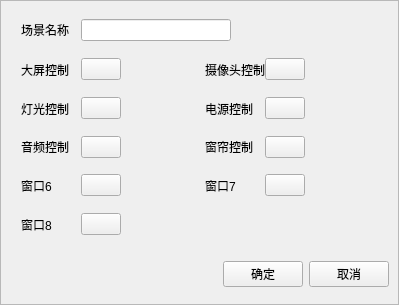
<?xml version="1.0" encoding="UTF-8"?>
<ui version="4.0">
 <class>frmSceneManageWid</class>
 <widget class="QWidget" name="frmSceneManageWid">
  <property name="geometry">
   <rect>
    <x>0</x>
    <y>0</y>
    <width>399</width>
    <height>305</height>
   </rect>
  </property>
  <property name="windowTitle">
   <string>Form</string>
  </property>
  <layout class="QVBoxLayout" name="verticalLayout">
   <property name="spacing">
    <number>0</number>
   </property>
   <property name="leftMargin">
    <number>0</number>
   </property>
   <property name="topMargin">
    <number>0</number>
   </property>
   <property name="rightMargin">
    <number>0</number>
   </property>
   <property name="bottomMargin">
    <number>0</number>
   </property>
   <item>
    <widget class="QFrame" name="frame">
     <property name="frameShape">
      <enum>QFrame::StyledPanel</enum>
     </property>
     <property name="frameShadow">
      <enum>QFrame::Raised</enum>
     </property>
     <layout class="QVBoxLayout" name="verticalLayout_5">
      <property name="spacing">
       <number>0</number>
      </property>
      <property name="leftMargin">
       <number>20</number>
      </property>
      <property name="rightMargin">
       <number>9</number>
      </property>
      <property name="bottomMargin">
       <number>0</number>
      </property>
      <item>
       <widget class="QStackedWidget" name="stackedWidget">
        <widget class="QWidget" name="page">
         <layout class="QVBoxLayout" name="verticalLayout_4">
          <property name="spacing">
           <number>0</number>
          </property>
          <property name="leftMargin">
           <number>0</number>
          </property>
          <property name="topMargin">
           <number>0</number>
          </property>
          <property name="rightMargin">
           <number>0</number>
          </property>
          <property name="bottomMargin">
           <number>0</number>
          </property>
          <item>
           <widget class="QWidget" name="widget" native="true">
            <layout class="QVBoxLayout" name="verticalLayout_3">
             <property name="spacing">
              <number>0</number>
             </property>
             <property name="leftMargin">
              <number>0</number>
             </property>
             <property name="topMargin">
              <number>0</number>
             </property>
             <property name="rightMargin">
              <number>0</number>
             </property>
             <property name="bottomMargin">
              <number>0</number>
             </property>
             <item>
              <widget class="QWidget" name="widget_13" native="true">
               <property name="maximumSize">
                <size>
                 <width>16777215</width>
                 <height>40</height>
                </size>
               </property>
               <layout class="QHBoxLayout" name="horizontalLayout_11">
                <property name="spacing">
                 <number>0</number>
                </property>
                <property name="leftMargin">
                 <number>0</number>
                </property>
                <property name="topMargin">
                 <number>0</number>
                </property>
                <property name="rightMargin">
                 <number>0</number>
                </property>
                <property name="bottomMargin">
                 <number>0</number>
                </property>
                <item>
                 <widget class="QLabel" name="label_7">
                  <property name="minimumSize">
                   <size>
                    <width>60</width>
                    <height>0</height>
                   </size>
                  </property>
                  <property name="text">
                   <string>场景名称</string>
                  </property>
                 </widget>
                </item>
                <item>
                 <widget class="QLineEdit" name="lineEdit_sceneName"/>
                </item>
                <item>
                 <spacer name="horizontalSpacer_8">
                  <property name="orientation">
                   <enum>Qt::Horizontal</enum>
                  </property>
                  <property name="sizeHint" stdset="0">
                   <size>
                    <width>158</width>
                    <height>19</height>
                   </size>
                  </property>
                 </spacer>
                </item>
               </layout>
              </widget>
             </item>
             <item>
              <widget class="QWidget" name="widget_3" native="true">
               <layout class="QVBoxLayout" name="verticalLayout_2">
                <property name="spacing">
                 <number>0</number>
                </property>
                <property name="leftMargin">
                 <number>0</number>
                </property>
                <property name="topMargin">
                 <number>0</number>
                </property>
                <property name="rightMargin">
                 <number>0</number>
                </property>
                <property name="bottomMargin">
                 <number>0</number>
                </property>
                <item>
                 <widget class="QWidget" name="widget_12" native="true">
                  <layout class="QHBoxLayout" name="horizontalLayout_10">
                   <property name="spacing">
                    <number>0</number>
                   </property>
                   <property name="leftMargin">
                    <number>0</number>
                   </property>
                   <property name="topMargin">
                    <number>0</number>
                   </property>
                   <property name="rightMargin">
                    <number>0</number>
                   </property>
                   <property name="bottomMargin">
                    <number>0</number>
                   </property>
                   <item>
                    <widget class="QWidget" name="widget_4" native="true">
                     <layout class="QHBoxLayout" name="horizontalLayout_2">
                      <property name="spacing">
                       <number>0</number>
                      </property>
                      <property name="leftMargin">
                       <number>0</number>
                      </property>
                      <property name="topMargin">
                       <number>0</number>
                      </property>
                      <property name="rightMargin">
                       <number>0</number>
                      </property>
                      <property name="bottomMargin">
                       <number>0</number>
                      </property>
                      <item>
                       <widget class="QLabel" name="label">
                        <property name="minimumSize">
                         <size>
                          <width>60</width>
                          <height>0</height>
                         </size>
                        </property>
                        <property name="text">
                         <string>大屏控制</string>
                        </property>
                       </widget>
                      </item>
                      <item>
                       <widget class="SwitchButton" name="btn_dpCtrl">
                        <property name="focusPolicy">
                         <enum>Qt::TabFocus</enum>
                        </property>
                        <property name="text">
                         <string/>
                        </property>
                       </widget>
                      </item>
                      <item>
                       <spacer name="horizontalSpacer_2">
                        <property name="orientation">
                         <enum>Qt::Horizontal</enum>
                        </property>
                        <property name="sizeHint" stdset="0">
                         <size>
                          <width>1</width>
                          <height>20</height>
                         </size>
                        </property>
                       </spacer>
                      </item>
                     </layout>
                    </widget>
                   </item>
                   <item>
                    <widget class="QWidget" name="widget_6" native="true">
                     <layout class="QHBoxLayout" name="horizontalLayout_4">
                      <property name="spacing">
                       <number>0</number>
                      </property>
                      <property name="leftMargin">
                       <number>0</number>
                      </property>
                      <property name="topMargin">
                       <number>0</number>
                      </property>
                      <property name="rightMargin">
                       <number>0</number>
                      </property>
                      <property name="bottomMargin">
                       <number>0</number>
                      </property>
                      <item>
                       <widget class="QLabel" name="label_3">
                        <property name="minimumSize">
                         <size>
                          <width>60</width>
                          <height>0</height>
                         </size>
                        </property>
                        <property name="text">
                         <string>摄像头控制</string>
                        </property>
                       </widget>
                      </item>
                      <item>
                       <widget class="SwitchButton" name="btn_cameraCtrl">
                        <property name="focusPolicy">
                         <enum>Qt::TabFocus</enum>
                        </property>
                        <property name="text">
                         <string/>
                        </property>
                       </widget>
                      </item>
                      <item>
                       <spacer name="horizontalSpacer_4">
                        <property name="orientation">
                         <enum>Qt::Horizontal</enum>
                        </property>
                        <property name="sizeHint" stdset="0">
                         <size>
                          <width>1</width>
                          <height>20</height>
                         </size>
                        </property>
                       </spacer>
                      </item>
                     </layout>
                    </widget>
                   </item>
                  </layout>
                 </widget>
                </item>
                <item>
                 <widget class="QWidget" name="widget_11" native="true">
                  <layout class="QHBoxLayout" name="horizontalLayout_9">
                   <property name="spacing">
                    <number>0</number>
                   </property>
                   <property name="leftMargin">
                    <number>0</number>
                   </property>
                   <property name="topMargin">
                    <number>0</number>
                   </property>
                   <property name="rightMargin">
                    <number>0</number>
                   </property>
                   <property name="bottomMargin">
                    <number>0</number>
                   </property>
                   <item>
                    <widget class="QWidget" name="widget_8" native="true">
                     <layout class="QHBoxLayout" name="horizontalLayout_6">
                      <property name="spacing">
                       <number>0</number>
                      </property>
                      <property name="leftMargin">
                       <number>0</number>
                      </property>
                      <property name="topMargin">
                       <number>0</number>
                      </property>
                      <property name="rightMargin">
                       <number>0</number>
                      </property>
                      <property name="bottomMargin">
                       <number>0</number>
                      </property>
                      <item>
                       <widget class="QLabel" name="label_5">
                        <property name="minimumSize">
                         <size>
                          <width>60</width>
                          <height>0</height>
                         </size>
                        </property>
                        <property name="text">
                         <string>灯光控制</string>
                        </property>
                       </widget>
                      </item>
                      <item>
                       <widget class="SwitchButton" name="btn_lightCtrl">
                        <property name="focusPolicy">
                         <enum>Qt::TabFocus</enum>
                        </property>
                        <property name="text">
                         <string/>
                        </property>
                       </widget>
                      </item>
                      <item>
                       <spacer name="horizontalSpacer_6">
                        <property name="orientation">
                         <enum>Qt::Horizontal</enum>
                        </property>
                        <property name="sizeHint" stdset="0">
                         <size>
                          <width>1</width>
                          <height>20</height>
                         </size>
                        </property>
                       </spacer>
                      </item>
                     </layout>
                    </widget>
                   </item>
                   <item>
                    <widget class="QWidget" name="widget_7" native="true">
                     <layout class="QHBoxLayout" name="horizontalLayout_5">
                      <property name="spacing">
                       <number>0</number>
                      </property>
                      <property name="leftMargin">
                       <number>0</number>
                      </property>
                      <property name="topMargin">
                       <number>0</number>
                      </property>
                      <property name="rightMargin">
                       <number>0</number>
                      </property>
                      <property name="bottomMargin">
                       <number>0</number>
                      </property>
                      <item>
                       <widget class="QLabel" name="label_4">
                        <property name="minimumSize">
                         <size>
                          <width>60</width>
                          <height>0</height>
                         </size>
                        </property>
                        <property name="text">
                         <string>电源控制</string>
                        </property>
                       </widget>
                      </item>
                      <item>
                       <widget class="SwitchButton" name="btn_powerCtrl">
                        <property name="focusPolicy">
                         <enum>Qt::TabFocus</enum>
                        </property>
                        <property name="text">
                         <string/>
                        </property>
                       </widget>
                      </item>
                      <item>
                       <spacer name="horizontalSpacer_5">
                        <property name="orientation">
                         <enum>Qt::Horizontal</enum>
                        </property>
                        <property name="sizeHint" stdset="0">
                         <size>
                          <width>1</width>
                          <height>20</height>
                         </size>
                        </property>
                       </spacer>
                      </item>
                     </layout>
                    </widget>
                   </item>
                  </layout>
                 </widget>
                </item>
                <item>
                 <widget class="QWidget" name="widget_10" native="true">
                  <layout class="QHBoxLayout" name="horizontalLayout_8">
                   <property name="spacing">
                    <number>0</number>
                   </property>
                   <property name="leftMargin">
                    <number>0</number>
                   </property>
                   <property name="topMargin">
                    <number>0</number>
                   </property>
                   <property name="rightMargin">
                    <number>0</number>
                   </property>
                   <property name="bottomMargin">
                    <number>0</number>
                   </property>
                   <item>
                    <widget class="QWidget" name="widget_5" native="true">
                     <layout class="QHBoxLayout" name="horizontalLayout_3">
                      <property name="spacing">
                       <number>0</number>
                      </property>
                      <property name="leftMargin">
                       <number>0</number>
                      </property>
                      <property name="topMargin">
                       <number>0</number>
                      </property>
                      <property name="rightMargin">
                       <number>0</number>
                      </property>
                      <property name="bottomMargin">
                       <number>0</number>
                      </property>
                      <item>
                       <widget class="QLabel" name="label_2">
                        <property name="minimumSize">
                         <size>
                          <width>60</width>
                          <height>0</height>
                         </size>
                        </property>
                        <property name="text">
                         <string>音频控制</string>
                        </property>
                       </widget>
                      </item>
                      <item>
                       <widget class="SwitchButton" name="btn_voiceCtrl">
                        <property name="focusPolicy">
                         <enum>Qt::TabFocus</enum>
                        </property>
                        <property name="text">
                         <string/>
                        </property>
                       </widget>
                      </item>
                      <item>
                       <spacer name="horizontalSpacer_3">
                        <property name="orientation">
                         <enum>Qt::Horizontal</enum>
                        </property>
                        <property name="sizeHint" stdset="0">
                         <size>
                          <width>1</width>
                          <height>20</height>
                         </size>
                        </property>
                       </spacer>
                      </item>
                     </layout>
                    </widget>
                   </item>
                   <item>
                    <widget class="QWidget" name="widget_9" native="true">
                     <layout class="QHBoxLayout" name="horizontalLayout_7">
                      <property name="spacing">
                       <number>0</number>
                      </property>
                      <property name="leftMargin">
                       <number>0</number>
                      </property>
                      <property name="topMargin">
                       <number>0</number>
                      </property>
                      <property name="rightMargin">
                       <number>0</number>
                      </property>
                      <property name="bottomMargin">
                       <number>0</number>
                      </property>
                      <item>
                       <widget class="QLabel" name="label_6">
                        <property name="minimumSize">
                         <size>
                          <width>60</width>
                          <height>0</height>
                         </size>
                        </property>
                        <property name="text">
                         <string>窗帘控制</string>
                        </property>
                       </widget>
                      </item>
                      <item>
                       <widget class="SwitchButton" name="btn_curtainCtrl">
                        <property name="focusPolicy">
                         <enum>Qt::TabFocus</enum>
                        </property>
                        <property name="text">
                         <string/>
                        </property>
                       </widget>
                      </item>
                      <item>
                       <spacer name="horizontalSpacer_7">
                        <property name="orientation">
                         <enum>Qt::Horizontal</enum>
                        </property>
                        <property name="sizeHint" stdset="0">
                         <size>
                          <width>1</width>
                          <height>20</height>
                         </size>
                        </property>
                       </spacer>
                      </item>
                     </layout>
                    </widget>
                   </item>
                  </layout>
                 </widget>
                </item>
                <item>
                 <widget class="QWidget" name="widget_15" native="true">
                  <layout class="QHBoxLayout" name="horizontalLayout_13">
                   <property name="spacing">
                    <number>0</number>
                   </property>
                   <property name="leftMargin">
                    <number>0</number>
                   </property>
                   <property name="topMargin">
                    <number>0</number>
                   </property>
                   <property name="rightMargin">
                    <number>0</number>
                   </property>
                   <property name="bottomMargin">
                    <number>0</number>
                   </property>
                   <item>
                    <widget class="QWidget" name="widget_16" native="true">
                     <layout class="QHBoxLayout" name="horizontalLayout_14">
                      <property name="spacing">
                       <number>0</number>
                      </property>
                      <property name="leftMargin">
                       <number>0</number>
                      </property>
                      <property name="topMargin">
                       <number>0</number>
                      </property>
                      <property name="rightMargin">
                       <number>0</number>
                      </property>
                      <property name="bottomMargin">
                       <number>0</number>
                      </property>
                      <item>
                       <widget class="QLabel" name="label_8">
                        <property name="minimumSize">
                         <size>
                          <width>60</width>
                          <height>0</height>
                         </size>
                        </property>
                        <property name="text">
                         <string>窗口6</string>
                        </property>
                       </widget>
                      </item>
                      <item>
                       <widget class="SwitchButton" name="btn_6">
                        <property name="focusPolicy">
                         <enum>Qt::TabFocus</enum>
                        </property>
                        <property name="text">
                         <string/>
                        </property>
                       </widget>
                      </item>
                      <item>
                       <spacer name="horizontalSpacer_10">
                        <property name="orientation">
                         <enum>Qt::Horizontal</enum>
                        </property>
                        <property name="sizeHint" stdset="0">
                         <size>
                          <width>1</width>
                          <height>20</height>
                         </size>
                        </property>
                       </spacer>
                      </item>
                     </layout>
                    </widget>
                   </item>
                   <item>
                    <widget class="QWidget" name="widget_17" native="true">
                     <layout class="QHBoxLayout" name="horizontalLayout_15">
                      <property name="spacing">
                       <number>0</number>
                      </property>
                      <property name="leftMargin">
                       <number>0</number>
                      </property>
                      <property name="topMargin">
                       <number>0</number>
                      </property>
                      <property name="rightMargin">
                       <number>0</number>
                      </property>
                      <property name="bottomMargin">
                       <number>0</number>
                      </property>
                      <item>
                       <widget class="QLabel" name="label_9">
                        <property name="minimumSize">
                         <size>
                          <width>60</width>
                          <height>0</height>
                         </size>
                        </property>
                        <property name="text">
                         <string>窗口7</string>
                        </property>
                       </widget>
                      </item>
                      <item>
                       <widget class="SwitchButton" name="btn_7">
                        <property name="focusPolicy">
                         <enum>Qt::TabFocus</enum>
                        </property>
                        <property name="text">
                         <string/>
                        </property>
                       </widget>
                      </item>
                      <item>
                       <spacer name="horizontalSpacer_11">
                        <property name="orientation">
                         <enum>Qt::Horizontal</enum>
                        </property>
                        <property name="sizeHint" stdset="0">
                         <size>
                          <width>1</width>
                          <height>20</height>
                         </size>
                        </property>
                       </spacer>
                      </item>
                     </layout>
                    </widget>
                   </item>
                  </layout>
                 </widget>
                </item>
                <item>
                 <widget class="QWidget" name="widget_18" native="true">
                  <layout class="QHBoxLayout" name="horizontalLayout_16">
                   <property name="spacing">
                    <number>0</number>
                   </property>
                   <property name="leftMargin">
                    <number>0</number>
                   </property>
                   <property name="topMargin">
                    <number>0</number>
                   </property>
                   <property name="rightMargin">
                    <number>0</number>
                   </property>
                   <property name="bottomMargin">
                    <number>0</number>
                   </property>
                   <item>
                    <widget class="QWidget" name="widget_19" native="true">
                     <layout class="QHBoxLayout" name="horizontalLayout_17">
                      <property name="spacing">
                       <number>0</number>
                      </property>
                      <property name="leftMargin">
                       <number>0</number>
                      </property>
                      <property name="topMargin">
                       <number>0</number>
                      </property>
                      <property name="rightMargin">
                       <number>0</number>
                      </property>
                      <property name="bottomMargin">
                       <number>0</number>
                      </property>
                      <item>
                       <widget class="QLabel" name="label_10">
                        <property name="minimumSize">
                         <size>
                          <width>60</width>
                          <height>0</height>
                         </size>
                        </property>
                        <property name="text">
                         <string>窗口8</string>
                        </property>
                       </widget>
                      </item>
                      <item>
                       <widget class="SwitchButton" name="btn_8">
                        <property name="focusPolicy">
                         <enum>Qt::TabFocus</enum>
                        </property>
                        <property name="text">
                         <string/>
                        </property>
                       </widget>
                      </item>
                      <item>
                       <spacer name="horizontalSpacer_12">
                        <property name="orientation">
                         <enum>Qt::Horizontal</enum>
                        </property>
                        <property name="sizeHint" stdset="0">
                         <size>
                          <width>1</width>
                          <height>20</height>
                         </size>
                        </property>
                       </spacer>
                      </item>
                     </layout>
                    </widget>
                   </item>
                  </layout>
                 </widget>
                </item>
               </layout>
              </widget>
             </item>
             <item>
              <widget class="QWidget" name="widget_14" native="true">
               <property name="maximumSize">
                <size>
                 <width>16777215</width>
                 <height>60</height>
                </size>
               </property>
               <layout class="QHBoxLayout" name="horizontalLayout_12">
                <property name="rightMargin">
                 <number>0</number>
                </property>
                <item>
                 <spacer name="horizontalSpacer_9">
                  <property name="orientation">
                   <enum>Qt::Horizontal</enum>
                  </property>
                  <property name="sizeHint" stdset="0">
                   <size>
                    <width>217</width>
                    <height>20</height>
                   </size>
                  </property>
                 </spacer>
                </item>
                <item>
                 <widget class="QPushButton" name="btn_confirmSceneSet">
                  <property name="focusPolicy">
                   <enum>Qt::TabFocus</enum>
                  </property>
                  <property name="text">
                   <string>确定</string>
                  </property>
                 </widget>
                </item>
                <item>
                 <widget class="QPushButton" name="btn_cancel">
                  <property name="focusPolicy">
                   <enum>Qt::TabFocus</enum>
                  </property>
                  <property name="text">
                   <string>取消</string>
                  </property>
                 </widget>
                </item>
               </layout>
              </widget>
             </item>
            </layout>
           </widget>
          </item>
         </layout>
        </widget>
        <widget class="QWidget" name="page_2">
         <layout class="QVBoxLayout" name="verticalLayout_6">
          <property name="spacing">
           <number>0</number>
          </property>
          <property name="leftMargin">
           <number>0</number>
          </property>
          <property name="topMargin">
           <number>0</number>
          </property>
          <property name="rightMargin">
           <number>0</number>
          </property>
          <property name="bottomMargin">
           <number>0</number>
          </property>
          <item>
           <widget class="QWidget" name="widget_20" native="true">
            <layout class="QVBoxLayout" name="verticalLayout_9">
             <property name="spacing">
              <number>2</number>
             </property>
             <property name="leftMargin">
              <number>0</number>
             </property>
             <property name="topMargin">
              <number>0</number>
             </property>
             <property name="rightMargin">
              <number>0</number>
             </property>
             <property name="bottomMargin">
              <number>0</number>
             </property>
             <item>
              <widget class="QWidget" name="widget_21" native="true">
               <layout class="QHBoxLayout" name="horizontalLayout_18">
                <property name="leftMargin">
                 <number>0</number>
                </property>
                <property name="topMargin">
                 <number>0</number>
                </property>
                <property name="rightMargin">
                 <number>0</number>
                </property>
                <property name="bottomMargin">
                 <number>0</number>
                </property>
                <item>
                 <widget class="QLabel" name="label_11">
                  <property name="minimumSize">
                   <size>
                    <width>60</width>
                    <height>0</height>
                   </size>
                  </property>
                  <property name="maximumSize">
                   <size>
                    <width>10000</width>
                    <height>16777215</height>
                   </size>
                  </property>
                  <property name="text">
                   <string>当前场景：</string>
                  </property>
                 </widget>
                </item>
                <item>
                 <widget class="QLabel" name="label_sceneName">
                  <property name="minimumSize">
                   <size>
                    <width>120</width>
                    <height>0</height>
                   </size>
                  </property>
                  <property name="text">
                   <string/>
                  </property>
                 </widget>
                </item>
                <item>
                 <spacer name="horizontalSpacer_13">
                  <property name="orientation">
                   <enum>Qt::Horizontal</enum>
                  </property>
                  <property name="sizeHint" stdset="0">
                   <size>
                    <width>40</width>
                    <height>20</height>
                   </size>
                  </property>
                 </spacer>
                </item>
               </layout>
              </widget>
             </item>
             <item>
              <widget class="QWidget" name="widget_22" native="true">
               <layout class="QVBoxLayout" name="verticalLayout_7">
                <property name="spacing">
                 <number>0</number>
                </property>
                <property name="leftMargin">
                 <number>0</number>
                </property>
                <property name="topMargin">
                 <number>0</number>
                </property>
                <property name="rightMargin">
                 <number>9</number>
                </property>
                <property name="bottomMargin">
                 <number>0</number>
                </property>
                <item>
                 <widget class="QWidget" name="widget_23" native="true">
                  <layout class="QHBoxLayout" name="horizontalLayout_19">
                   <property name="leftMargin">
                    <number>0</number>
                   </property>
                   <property name="topMargin">
                    <number>0</number>
                   </property>
                   <property name="rightMargin">
                    <number>0</number>
                   </property>
                   <property name="bottomMargin">
                    <number>0</number>
                   </property>
                   <item>
                    <widget class="QLabel" name="label_13">
                     <property name="minimumSize">
                      <size>
                       <width>60</width>
                       <height>0</height>
                      </size>
                     </property>
                     <property name="maximumSize">
                      <size>
                       <width>10000</width>
                       <height>16777215</height>
                      </size>
                     </property>
                     <property name="text">
                      <string>已添加客户端：</string>
                     </property>
                    </widget>
                   </item>
                   <item>
                    <spacer name="horizontalSpacer_14">
                     <property name="orientation">
                      <enum>Qt::Horizontal</enum>
                     </property>
                     <property name="sizeHint" stdset="0">
                      <size>
                       <width>40</width>
                       <height>20</height>
                      </size>
                     </property>
                    </spacer>
                   </item>
                  </layout>
                 </widget>
                </item>
                <item>
                 <widget class="QScrollArea" name="scrollArea">
                  <property name="widgetResizable">
                   <bool>true</bool>
                  </property>
                  <widget class="QWidget" name="scrollAreaWidgetContents">
                   <property name="geometry">
                    <rect>
                     <x>0</x>
                     <y>0</y>
                     <width>98</width>
                     <height>28</height>
                    </rect>
                   </property>
                  </widget>
                 </widget>
                </item>
               </layout>
              </widget>
             </item>
             <item>
              <widget class="QWidget" name="widget_24" native="true">
               <layout class="QVBoxLayout" name="verticalLayout_8">
                <property name="spacing">
                 <number>0</number>
                </property>
                <property name="leftMargin">
                 <number>0</number>
                </property>
                <property name="topMargin">
                 <number>0</number>
                </property>
                <property name="rightMargin">
                 <number>9</number>
                </property>
                <property name="bottomMargin">
                 <number>0</number>
                </property>
                <item>
                 <widget class="QWidget" name="widget_25" native="true">
                  <layout class="QHBoxLayout" name="horizontalLayout_20">
                   <property name="leftMargin">
                    <number>0</number>
                   </property>
                   <property name="topMargin">
                    <number>0</number>
                   </property>
                   <property name="rightMargin">
                    <number>0</number>
                   </property>
                   <property name="bottomMargin">
                    <number>0</number>
                   </property>
                   <item>
                    <widget class="QLabel" name="label_14">
                     <property name="minimumSize">
                      <size>
                       <width>60</width>
                       <height>0</height>
                      </size>
                     </property>
                     <property name="maximumSize">
                      <size>
                       <width>10000</width>
                       <height>16777215</height>
                      </size>
                     </property>
                     <property name="text">
                      <string>未添加客户端：</string>
                     </property>
                    </widget>
                   </item>
                   <item>
                    <spacer name="horizontalSpacer_15">
                     <property name="orientation">
                      <enum>Qt::Horizontal</enum>
                     </property>
                     <property name="sizeHint" stdset="0">
                      <size>
                       <width>40</width>
                       <height>20</height>
                      </size>
                     </property>
                    </spacer>
                   </item>
                  </layout>
                 </widget>
                </item>
                <item>
                 <widget class="QScrollArea" name="scrollArea_2">
                  <property name="widgetResizable">
                   <bool>true</bool>
                  </property>
                  <widget class="QWidget" name="scrollAreaWidgetContents_2">
                   <property name="geometry">
                    <rect>
                     <x>0</x>
                     <y>0</y>
                     <width>98</width>
                     <height>28</height>
                    </rect>
                   </property>
                  </widget>
                 </widget>
                </item>
               </layout>
              </widget>
             </item>
             <item>
              <widget class="QWidget" name="widget_27" native="true">
               <layout class="QHBoxLayout" name="horizontalLayout_21">
                <item>
                 <spacer name="horizontalSpacer_16">
                  <property name="orientation">
                   <enum>Qt::Horizontal</enum>
                  </property>
                  <property name="sizeHint" stdset="0">
                   <size>
                    <width>277</width>
                    <height>20</height>
                   </size>
                  </property>
                 </spacer>
                </item>
                <item>
                 <widget class="QPushButton" name="btn_AddOrDelete">
                  <property name="text">
                   <string>添加</string>
                  </property>
                 </widget>
                </item>
                <item>
                 <widget class="QPushButton" name="btn_cancel_2">
                  <property name="text">
                   <string>取消</string>
                  </property>
                 </widget>
                </item>
               </layout>
              </widget>
             </item>
            </layout>
           </widget>
          </item>
         </layout>
        </widget>
       </widget>
      </item>
     </layout>
    </widget>
   </item>
  </layout>
 </widget>
 <customwidgets>
  <customwidget>
   <class>SwitchButton</class>
   <extends>QPushButton</extends>
   <header location="global">switchbutton.h</header>
  </customwidget>
 </customwidgets>
 <resources/>
 <connections/>
</ui>
